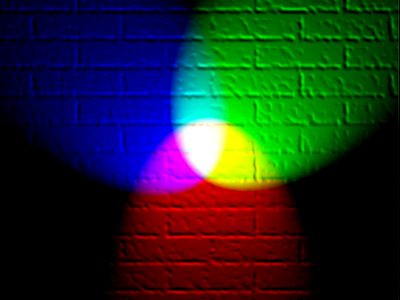
#> input picture RGB.jpg, 400 x 300 px, given in place of the camera
$ python object.py
#> lines starting #> are read from the running program, lines starting #| are printed output that depends on the picture; after the words box and inside, x2 and y2 are one past the last pixel; in counts of white or black regions, pixels touching at a corner belong together
#!/usr/bin/env python3
# -*- coding: utf-8 -*-
"""
Created on Mon Feb 17 10:00:50 2020

@author: meitao
"""

import cv2 as cv
import numpy as np

def nothing():
    pass

cap = cv.VideoCapture(-1)

cv.namedWindow('Tracking')
cv.createTrackbar('LH', 'Tracking', 0, 255, nothing)
#> slider 'LH' is set to 51
cv.createTrackbar('UH', 'Tracking', 255, 255, nothing)
cv.createTrackbar('LS', 'Tracking', 0, 255, nothing)
#> slider 'LS' is set to 51
cv.createTrackbar('US', 'Tracking', 255, 255, nothing)
cv.createTrackbar('LV', 'Tracking', 0, 255, nothing)
#> slider 'LV' is set to 51
cv.createTrackbar('UV', 'Tracking', 255, 255, nothing)


while True:
    #frame = cv.imread('color_ball.jpg')
    _, frame = cap.read()
#> frame is the input picture: shape (300, 400, 3); mean B, G, R 36.9, 41.6, 29.5
    hsv = cv.cvtColor(frame, cv.COLOR_BGR2HSV)
#> hsv: shape (300, 400, 3); mean H, S, V 52.5, 186, 86.6

    l_h = cv.getTrackbarPos('LH','Tracking')
    l_s = cv.getTrackbarPos('LS','Tracking')
    l_v = cv.getTrackbarPos('LV','Tracking')
    u_h = cv.getTrackbarPos('UH','Tracking')
    u_s = cv.getTrackbarPos('US','Tracking')
    u_v = cv.getTrackbarPos('UV','Tracking')

    l_b = np.array([l_h, l_s, l_v])
    u_b = np.array([u_h, u_s, u_v])

    mask = cv.inRange(hsv, l_b, u_b)
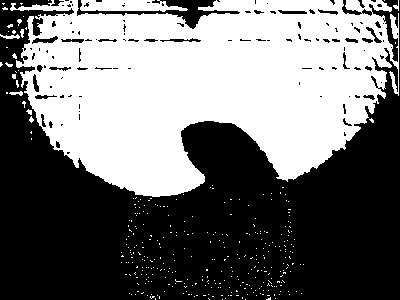
#> mask: shape (300, 400); 44.8% white; 342 white regions (333 under 20 px), largest, box (x1, y1, x2, y2) and area: (10, 0, 399, 197) 52004, (80, 0, 188, 12) 949, (0, 34, 20, 39) 57

    res = cv.bitwise_and(frame, frame, mask=mask)
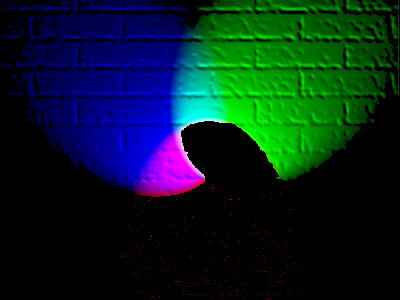
#> res: shape (300, 400, 3); mean B, G, R 31.6, 31.4, 4.9

    cv.imshow('frame',frame)
    cv.imshow('mask',mask)
    cv.imshow('res',res)

    key = cv.waitKey(1)
#> (key Esc is pressed here)
    if key == 27:
        break
cap.release()
cv.destroyAllWindows()
